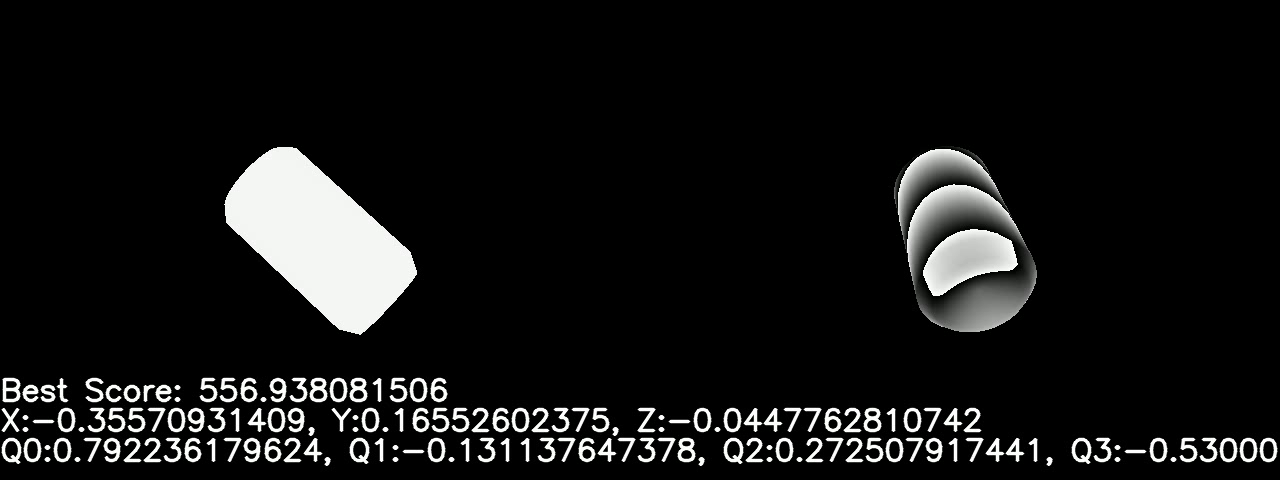
#> input picture frame 24 of project/scripts/AlignmentPresentation.avi, 1280 x 480 px, given in place of IMG_1546.MOV, which was not available
$ python preProcessVideo.py   (Python 2 division)
#> lines starting #> are read from the running program, lines starting #| are printed output that depends on the picture; pictures that were not available may be replaced by others from this repository, and a replacement may not be noted

import pdb, os
import numpy as np
import cv2


class PreProcessVideo(object):
	def __init__(self, fn, out_folder):
		i = 1
		self.fn = fn
		self.out_folder = os.path.join(out_folder, 'images') #has to be in a folder called images
		if not os.path.exists(out_folder):
			os.makedirs(out_folder)

	def seperateImages(self, limit = None):
		vidcap = cv2.VideoCapture(self.fn)
		success,image = vidcap.read()
#> image is the input picture: shape (480, 1280, 3); mean B, G, R 20.5, 20.8, 20.6
		count = 0
		success = True
		y, x, d = image.shape
#> y = 480; x = 1280; d = 3
		h = y/4
#> h = 120
		w = x/4
#> w = 320
		while success:
			success,image = vidcap.read()
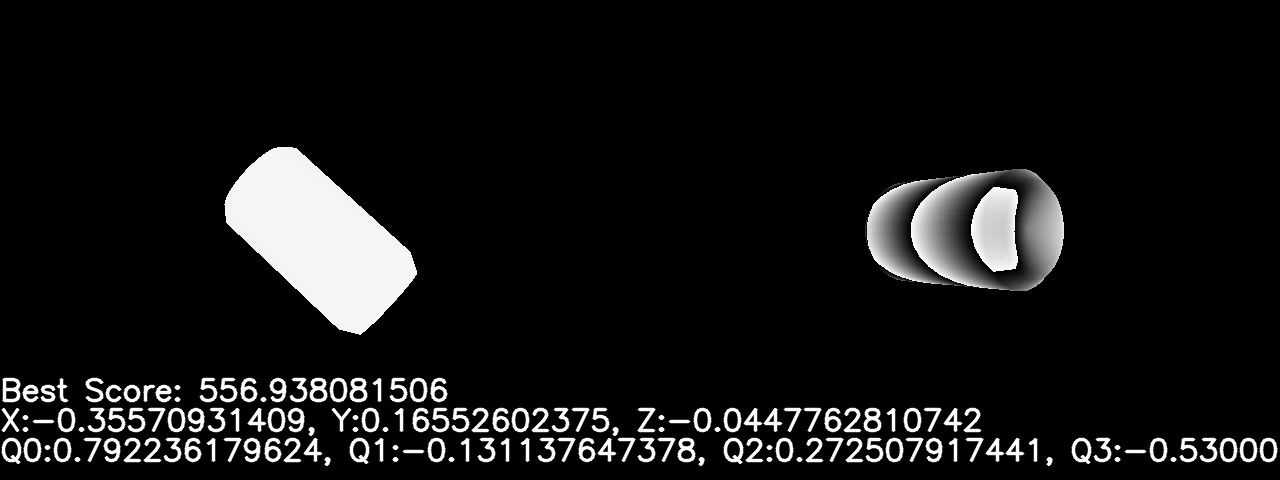
#> input picture frame 25 of project/scripts/AlignmentPresentation.avi, 1280 x 480 px, given in place of IMG_1546.MOV, which was not available
#> image is the input picture: shape (480, 1280, 3); mean B, G, R 20.8, 21, 20.8
			print('Read a new frame: ', success)
#| Read a new frame:  True
			# cv2.imwrite(os.path.join(self.out_folder, "frame%d.jpg" % count), image)     # save frame as JPEG file
			image_crop = self.cropImage(image, y/2-h, x/2-w, h, w)
			cv2.imwrite(os.path.join(self.out_folder, "frame%d.jpg" % count), image_crop)     # save frame as JPEG file
			count += 1
			if limit is not None and count > limit:
				success = False

	def cropImage(self, image, y_start, x_start, h, w):
#> called with y_start = 120, x_start = 320, h = 120, w = 320
		crop_img = image[y_start:y_start+h, x_start:x_start+w]
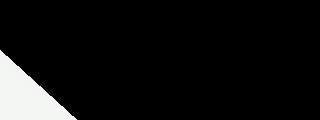
#> crop_img: shape (120, 320, 3); mean B, G, R 17.2, 17.4, 17.3
		# cv2.imshow("cropped", crop_img)
		# cv2.waitKey(0)
		return crop_img

if __name__ == '__main__':
	P = PreProcessVideo('IMG_1546.MOV', 'SeperatedImages')
	P.seperateImages()

$ run again, starting later in the video
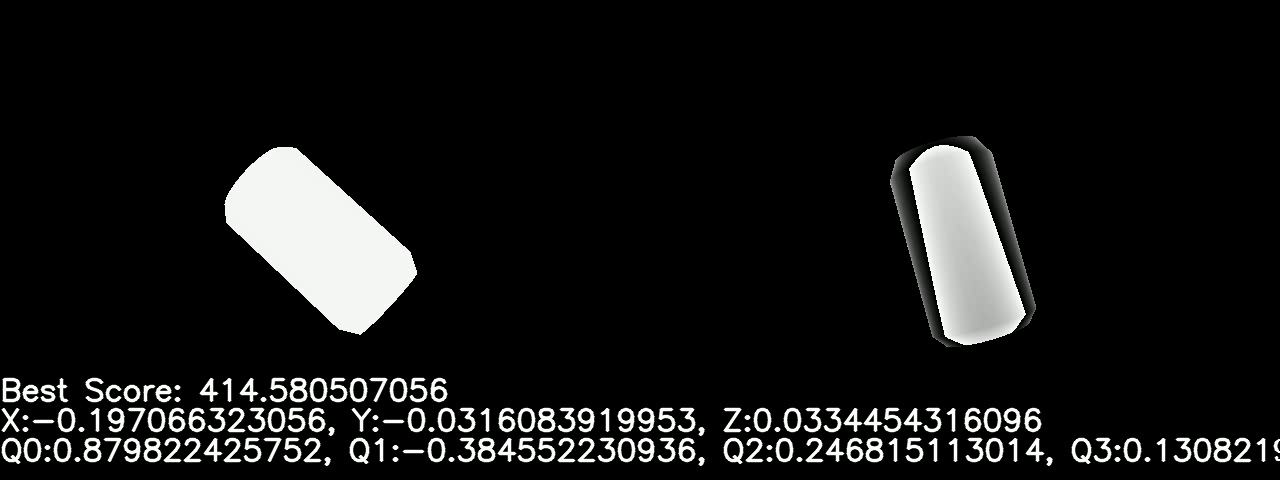
#> input picture frame 108 of project/scripts/AlignmentPresentation.avi, 1280 x 480 px, given in place of IMG_1546.MOV, which was not available
#> in seperateImages, image is the input picture: shape (480, 1280, 3); mean B, G, R 22.5, 22.8, 22.6
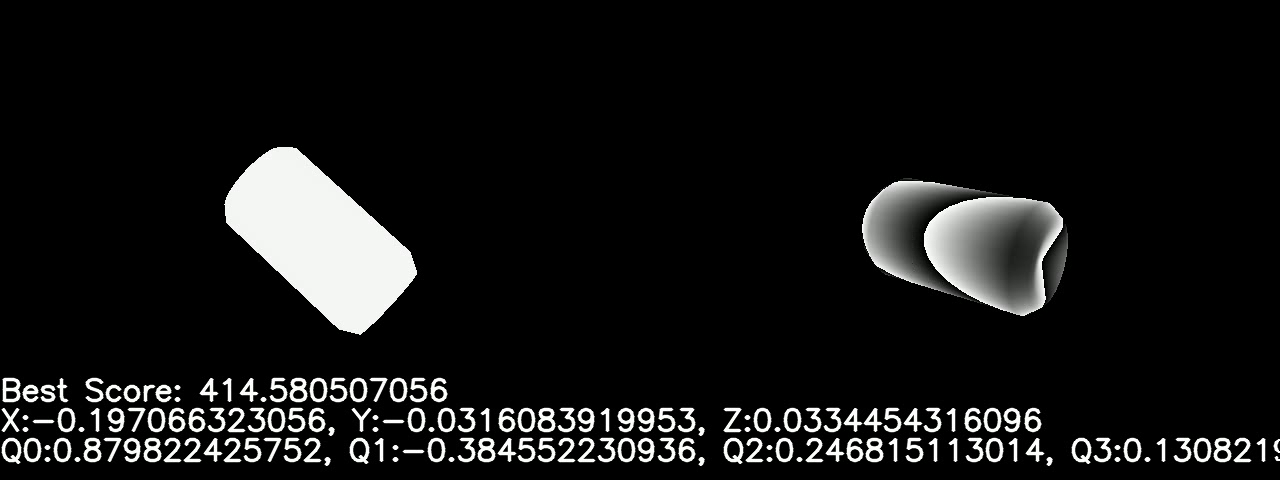
#> input picture frame 109 of project/scripts/AlignmentPresentation.avi, 1280 x 480 px, given in place of IMG_1546.MOV, which was not available
#> in seperateImages, image is the input picture: shape (480, 1280, 3); mean B, G, R 21.1, 21.4, 21.2
#| Read a new frame:  True
